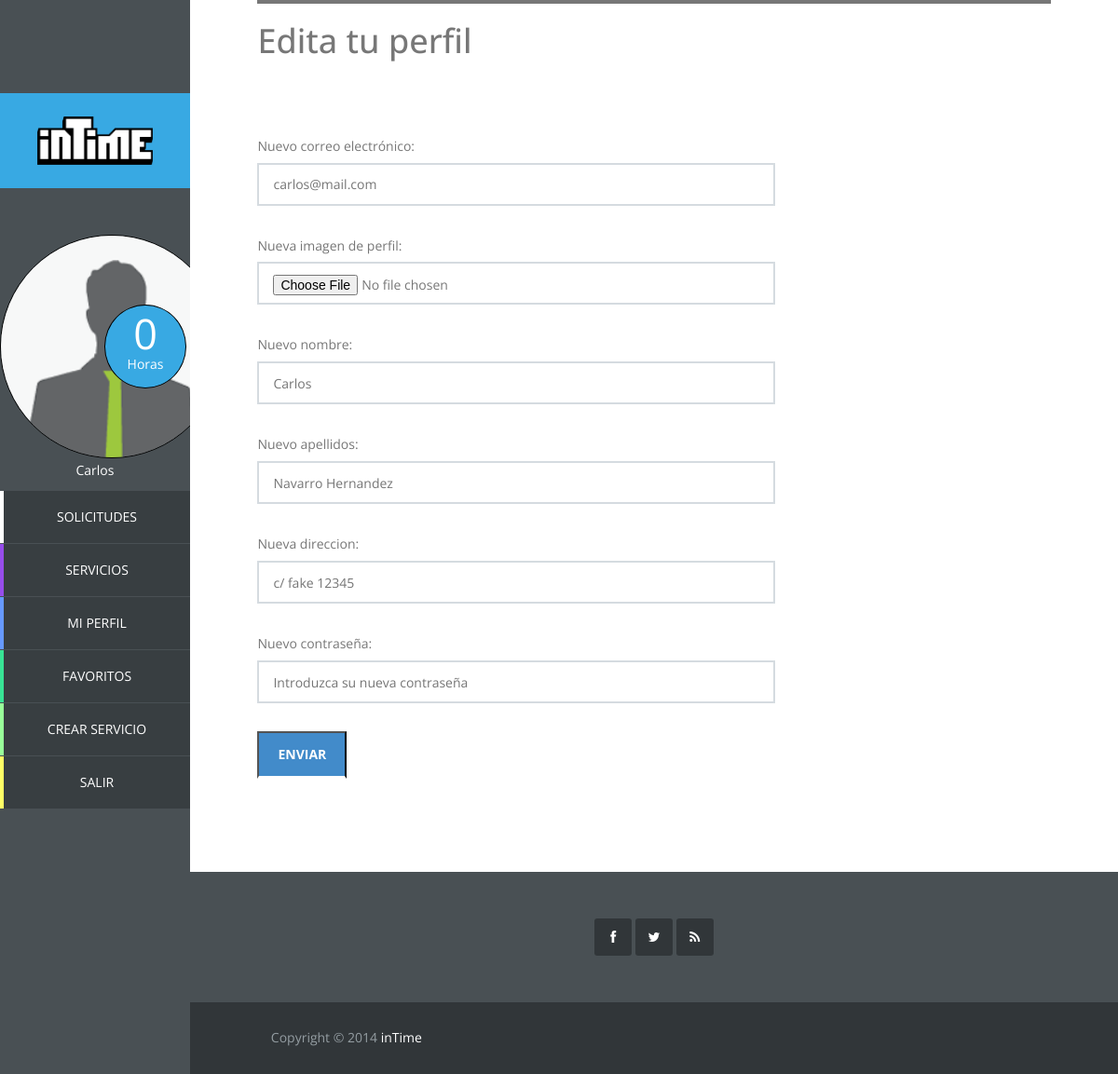
Page /vista/editarperfil.php?id_usuario=27 (signed in) on the committed database.
### tables this page shows
CREATE TABLE IF NOT EXISTS `usuario` (
  `id_usuario` int(11) NOT NULL AUTO_INCREMENT,
  `correo` varchar(40) NOT NULL,
  `nombre` varchar(20) NOT NULL,
  `apellidos` varchar(40) NOT NULL,
  `direccion` varchar(80) NOT NULL,
  `horas_usuario` int(11) NOT NULL,
  `foto_usuario` varchar(20) DEFAULT NULL,
  `pass` char(128) NOT NULL,
  `salt` char(128) NOT NULL,
  `vio_sol_recibidas` datetime NOT NULL,
  `vio_sol_enviadas` datetime NOT NULL,
  PRIMARY KEY (`id_usuario`),
  UNIQUE KEY `correo` (`correo`)
);

### controlador/op_base_datos.php (called while the page is built, shortened)
<?php
class Mysql{
	protected $host="localhost";
	protected $user="root";
    protected $clave="";
	protected function conectar(){
        $this->conexion=mysqli_connect($this->host,$this->user,$this->clave);
    }
}

### controlador/op_base_datos_usuario.php (called while the page is built, shortened)
<?php
require_once '../controlador/op_base_datos.php';
class MysqlUsuario extends Mysql {
	public function conseguirUsuarioById($id){
		$pst = $this->conexion->prepare("select * from usuario where id_usuario = ?");
		$pst->bind_param("s", $id);
		$pst->execute();
		$pst->bind_result($id_usuario, $correo, $nombre, $apellidos, $direccion, $horas, $foto, $pass, $salt,
			$vio_sol_recibidas, $vio_sol_enviadas);
		$usuario = NULL;
		if($pst->fetch()){
			$usuario = new Usuario($id_usuario, $correo, $nombre, $apellidos, $direccion, $horas, $foto, $pass, $salt,
				$vio_sol_recibidas, $vio_sol_enviadas);
		}
		return $usuario;
	}
}

### modelo/usuario.php (called while the page is built, shortened)
<?php
	class Usuario {
		private $id;
		private $correo;
		private $nombre;
		private $apellidos;
		private $direccion;
		private $horas;
		private $foto;
		public function __construct($id, $correo, $nombre, $apellidos, $direccion, $horas, $foto, $pass, $salt) {
			$this->id = $id;
			$this->correo = $correo;
			$this->nombre = $nombre;
			$this->apellidos = $apellidos;
			$this->direccion = $direccion;
			$this->horas = $horas;
			$this->foto = $foto;
		}
		public function getId(){
			return $this->id;
		}
		public function getCorreo(){
			return $this->correo;
		}
		public function getNombre(){
			return $this->nombre;
		}
		public function getApellidos(){
			return $this->apellidos;
		}
		public function getDireccion(){
			return $this->direccion;
		}
		public function getHoras(){
			return $this->horas;
		}
		public function getFoto(){
			return $this->foto;
		}
	}

### vista/editarperfil.php (the view, shortened to what this page needs)
<!DOCTYPE html>
<html lang="es">
<?php
	require_once '../modelo/usuario.php';
	require_once '../controlador/op_base_datos_usuario.php';
	if(isset($_GET['id_usuario'])){
		$BDDuser=new MysqlUsuario();
		$id_usuario = $_GET['id_usuario'];
		$usuario = $BDDuser->conseguirUsuarioById($id_usuario);
		if(((isset($_SESSION['login_admin']))&& ($_SESSION['login_admin']==true)) || (isset($usuario) && $usuario->getId() == $id_usuario)){
?>
	<?php include "head.php"?>
	<body>
		<?php include "sidebar.php"
		?>
		<div id="main-content">
			<div id="templatemo">
				<div class="section-content">
					<div class="row">
						<div class="col-md-12">
							<div class="section-title">
								<h1>Edita tu perfil</h2>
							</div>
						</div>
						<div class="cuerpo">
							<div class="contact-form" id="form">
								<form action="../controlador/edituser.php?id_usuario=<?php echo $id_usuario ?>" method="post" enctype="multipart/form-data" accept-charset="utf-8">
									<div class="col-md-8">
										<label for="email" >Nuevo correo electrónico:</label>
										<input name="email" placeholder="<?php echo $usuario->getCorreo();?>" type="text" id="email" maxlength="40"/>
									</div>
									<div class="col-md-8">
										<label for="foto" >Nueva imagen de perfil:</label>
										<input name="foto" type="file" id="foto" maxlength="40"/>
									</div>
									<div class="col-md-8">
										<label for="nombre" >Nuevo nombre:</label>
										<input name="nombre" placeholder="<?php echo $usuario->getNombre();?>" type="text" id="nombre" maxlength="40"/>
									</div>
									<div class="col-md-8">
										<label for="apellidos" >Nuevo apellidos:</label>
										<input name="apellidos" placeholder="<?php echo $usuario->getApellidos();?>" type="text" id="apellidos" maxlength="125"/>
									</div>
									<div class="col-md-8">
										<label for="direccion" >Nueva direccion:</label>
										<input name="direccion" placeholder="<?php echo $usuario->getDireccion();?>" type="text" id="direccion" maxlength="40"/>
									</div>
									<div class="col-md-8">
										<label for="pass" >Nuevo contraseña:</label>
										<input name="pass" placeholder="Introduzca su nueva contraseña" type="text" id="pass" maxlength="40"/>
									</div>
									<div class="col-md-12">
											<button class="largeButton submitBgColor" type="submit" value="Enviar">
												Enviar
											</button>
									</div>
								</form>
							</div>
						</div>
					</div>
				</div>
			</div>
			<?php include 'footer.php'
			?>
		</div>
	</body>
	<?php
		}
	}
?>
</html>

### vista/sidebar.php (shortened to what this page needs)
<?php
$dir = $_SERVER["REQUEST_URI"];
$array = explode("/", $dir);
$n = count($array);
?>
	<div id="main-sidebar">
		<?php
		if($array[$n-1] == "index.php" || $array[$n-1] == ""){
		?>
		<div class="logo">
			<a href="index.php"><img src="vista/images/logo.png"/></a>
		</div>
		<ul class="main-menu">
			<li class="services">
				<a href='vista/mostrar_servicios.php'>servicios</a>
			</li>
			<li class="about">
				<a href="vista/sobrenosotros.php">sobre nosotros</a>
			</li>
			<li class="contact">
				<a href="vista/contacto.php">contacto</a>
			</li>
		</ul>
		<?php
		}else {
			require_once '../controlador/op_base_datos_usuario.php';
			require_once '../controlador/op_base_datos_servicio.php';
			require_once '../modelo/usuario.php';
			if(isset($_SESSION['login_usuario']) && $_SESSION['login_usuario']){
				$usuario = $_SESSION['usuario'];
				$BDD = new MysqlUsuario();
				$usuario = $BDD->conseguirUsuarioById($usuario->getId());
		?>
				<div class="logo">
					<a href="perfil_usuario.php">
						<img src="images/logo.png"/>
					</a>
				</div>
				<div class="navigation-log-in">
					<ul class="main-menu">
						<div class="circle-text">
							<div class="contador">
									<?php echo $usuario->getHoras() ?>
							</div>
							<p>Horas</p>
						</div>
						<?php
							if($usuario->getFoto() == NULL){
								echo "<a href='perfil_usuario.php'><img src='images/usuario/user_defect.png'></a>";
							}else{
						?>
								<a href='perfil_usuario.php'><img src='<?php echo "images/usuario/".$usuario->getFoto() ?>'></a>
						<?php
							}
						?>
						<p>
							<?php echo $usuario->getNombre();?>
						</p>
						<li class="requests">
							<a href="solicitudes.php">Solicitudes</a>
						</li>
						<li class="services">
							<a href="mostrar_servicios.php">servicios</a>
						</li>
						<li class="profile">
							<a href="perfil.php?id_usuario=<?php echo $usuario->getId() ?>">Mi Perfil</a>
						</li>
						<li class="favorites">
							<a href="favoritos.php">Favoritos</a>
						</li>
						<li class="new-job">
							<a href="crearservicio.php">Crear Servicio</a>
						</li>
						<li class="log-out">
							<a href="../controlador/logout.php">Salir</a>
						</li>
					</ul>
				</div>
		<?php
			}else if(isset($_SESSION['login_admin']) && $_SESSION['login_admin']) {
		?>
				<div class="logo">
					<a href="perfil_admin.php"><img src="images/logo.png"/></a>
				</div>
				<div class="navigation-log-in">
					<ul class="main-menu">
						<div class="circle-text">
							<div class="contador">-</div>
							<p>Horas</p>
						</div>
						<img src="images/admin.jpg" >
						<p> Administrador </p>
						<li class="user-list">
							<a href="usuariosadmin.php">Lista Usuarios</a>
						</li>
						<li class="service-list">
							<a href="serviciosadmin.php">Lista Servicios</a>
						</li>
						<li class="log-out">
							<a href="../controlador/logout.php">Salir</a>
						</li>
					</ul>
				</div>
		<?php
			}
		?>
		<?php
		}
		?>
	</div>

### vista/css/templatemo_style.css (style rules this page uses)
.main-menu, .responsive-menu ul, .social-member, .progess-bars, .first-footer .social-footer ul { padding: 0%; margin: 0%; list-style: none; }
body { font: 14px/1.85em 'Open Sans', Arial, Helvetice Neue, sans-serif; color: #777777; font-weight: 300px; font-style: normal; -webkit-font-smoothing: antialiased; -webkit-text-size-adjust: 100%; }
a, a:hover, a:focus { text-decoration: none; -webkit-transition: all 150ms ease-in; -moz-transition: all 150ms ease-in; -o-transition: all 150ms ease-in; transition: all 150ms ease-in; }
h1, h2, h3, h4, h5, h6 { font-family: 'Open Sans', Arial, Helvetice Neue, sans-serif; }
*, *:before, *:after { -moz-box-sizing: border-box; -webkit-box-sizing: border-box; box-sizing: border-box; }
#main-content, .full-width-slider { width: 83%; }
.section-content { padding: 0 7%; margin-bottom: 100px; height: 200%; }
.section-title { border-top: 4px solid; margin-bottom: 80px; }
.largeButton { color: white; text-transform: uppercase; font-weight: 700; font-size: 14px; display: inline-block; padding: 10px 20px; border-bottom: 3px solid; }
.submitBgColor { background: #428bca; }
#main-sidebar { position: fixed; float: left; width: 17%; height: 100%; background-color: #495054; color: white; margin-right: 0px; overflow: auto; }
.logo { margin-top: 100px; background-color: #38a9e3; padding: 25px 40px; }
.logo a { color: white; }
.logo a img { width: 100%; height: 100%; }
.main-menu { text-align: center; }
.main-menu li { margin-bottom: 1px; }
.main-menu li a { color: white; text-transform: uppercase; display: block; border-left: 4px solid; padding: 15px 30px; background-color: #383e41; -webkit-transition: all 150ms ease-in; -moz-transition: all 150ms ease-in; -o-transition: all 150ms ease-in; transition: all 150ms ease-in; }
li.services a { border-color: #974dea; }
li.profile a { border-color: #6699FF; }
li.new-job a { border-color: #99FF99; }
li.log-out a { border-color: #FFFF66; }
li.favorites a { border-color: #38e395; }
.navigation-log-in { padding-top: 50px; }
.navigation-log-in img { border: 1px solid black; border-radius:120px; width: 240px; height: 240px; }
.contact-form input, .contact-form textarea { width: 100%; display: block; border: 2px solid #d5dbe0; padding: 10px 15px; outline: 0; }
.contact-form input { height: 46px; margin-bottom: 30px; }
.contact-form label { font-weight: normal; }
#main-content { float: left; width: 83%; height: 100%; margin-left: 17%; overflow: hidden; }
.cuerpo { min-height: 400px; }
.circle-text { position: absolute; width: 43%; margin-left: 55%; margin-top: 37%; }
.circle-text:after { content: ""; display: block; width: 100%; height:0; padding-bottom: 100%; background: #38a9e3; -moz-border-radius: 50%; -webkit-border-radius: 50%; border-radius: 50%; border: 1px solid black; }
.circle-text p { position: absolute; float: left; width: 100%; padding-top: 73%; line-height: 1em; margin-top: -0.5em; text-align: center; color: white; }
.circle-text div { position: absolute; width: 100%; padding-top: 35%; line-height: 1em; margin-top: -0.5em; text-align: center; color: white; font-size: 45px; }

### rows in the picture
usuario: horas_usuario "0", nombre "Carlos", email "carlos@mail.com", apellidos "Navarro Hernandez", direccion "c/ fake 12345"
